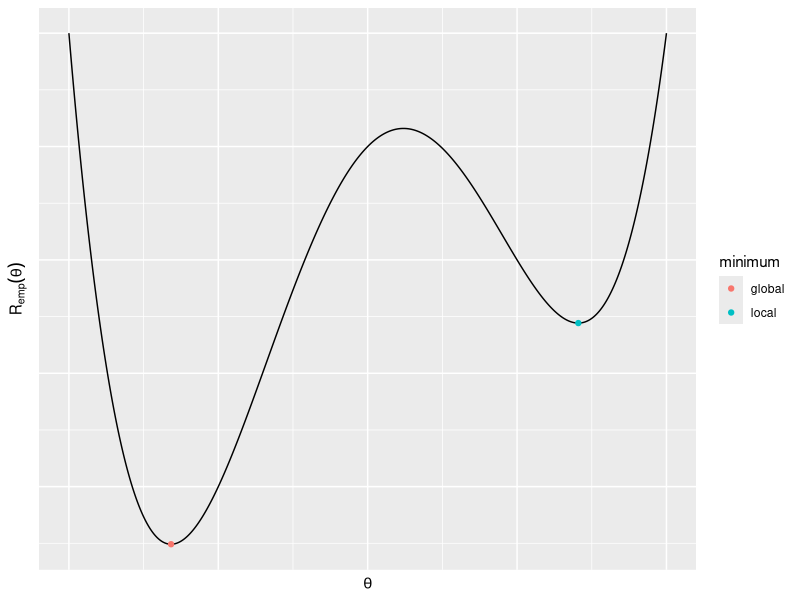

Here is the R script that generated this plot:
library(ggplot2)

x <- seq(-2, 2, 0.001)
y <- function(x) 3 + 4/3*x^1 + -11/4*x^2 + -1/3*x^3 + 3/4*x^4

da <- c(4/3, -22/4, -1, 3)
dda <- c(-22/4, -2, 9)
ddy <-function(x) dda %*% sapply(0:2, function(i) x^i)
stat_points <- Re(polyroot(da))
sp_type <- sapply(stat_points, function(sa) ddy(sa))
min_points <- stat_points[sp_type > 0]

min_df <- data.frame(x = min_points, y=y(min_points), minimum=c("global", "local"))

ggplot(data.frame(x=x, y=y(x)), aes(x=x, y=y)) +
  geom_line() +
  geom_point(data = min_df, aes(x=x, y=y, colour=minimum)) +
  theme(axis.ticks = element_blank(),
        axis.text = element_blank()) +
  ylab(expression(R[emp](theta))) + xlab(expression(theta))
